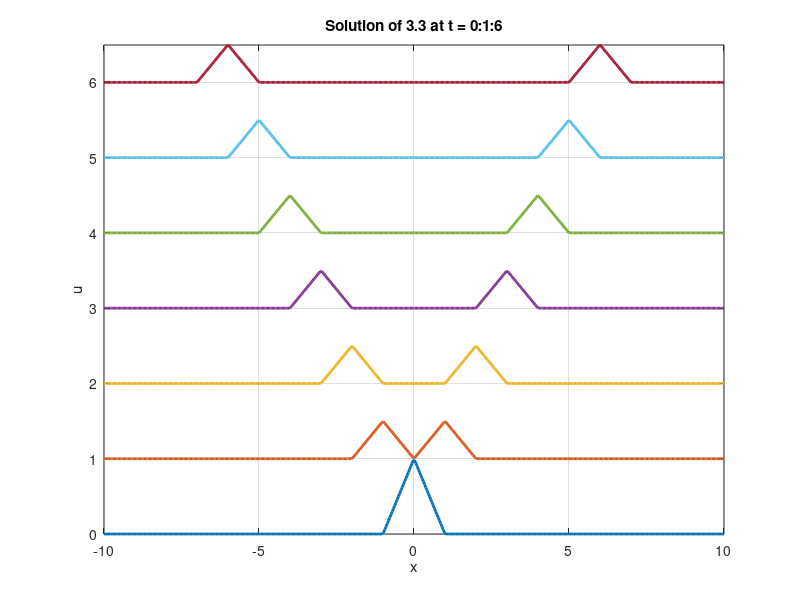

MATLAB code for this plot:
%% MIT 18.311, S 2009, Aslan Kasimov.
% Press Cmd (or Ctrl)-Enter to run a cell
%% Problem 3.1a. Solution of 1D heat equation for a rod
% u_t = u_xx on -pi<x<pi with u(x,0) = max(1-abs(x),0) and
% and u(+/-pi,t) = 0
clear all; clf
tend = 10;  %solution is found from t=0 to t=tend
nmax = 100; %number of terms in the Fourier sum
x = linspace(-pi,pi,200); t = linspace(0,tend,200);
[xx tt] = meshgrid(x,t);

un = @(n,x,t) exp(-(n-0.5)^2*t)*sin(n-0.5)/(n-0.5).*cos((n-0.5)*x);

u(1:length(x),1:length(t)) = 0;
for n=1:nmax, u = u + un(n,xx,tt); end

u = 2/pi*u;

surf(xx,tt,u,'LineStyle','none'); xlabel 'x', ylabel 't', zlabel 'u'
title(['Solution of 3.1a']);

%% 3.1b. Solution of the 1d wave equation for a plucked string: u_tt=u_xx,
% u(x,0) = u0(x), u_t(x,0)=0, u(-pi,t)=u(pi,t)=0.
clear all; clf

%Analytical solution of the wave equation
% 1D plots
un = @(n,x,t) (1-cos(n-0.5))/(n-0.5)^2.*cos((n-0.5)*t).*cos((n-0.5)*x);

nmax = 200; L = pi; N = 200;
tend = 20; dt = 0.1; trange = 0:dt:tend;
x = linspace(-L,L,N);

set(gca,'nextplot','replacechildren')
xlabel 'x', ylabel 'u'
axis([-L L -1.2 1.2]);
title(['Solution of 3.1b']);

for t=trange,
    u = zeros(size(x));
    for nn=1:nmax, u = u + 2/pi*un(nn,x,t); end
    plot(x,u,'-','LineWidth',2),  grid on;
    getframe;
end

% 3D plot of u=u(x,t)
t = linspace(0,tend,N);
[xx tt] = meshgrid(x,t);

u(1:length(x),1:length(t)) = 0;
for n=1:nmax, u = u + un(n,xx,tt); end

u = 2/pi*u;
surf(xx,tt,u,'LineStyle','none'); xlabel 'x', ylabel 't', zlabel 'u'
axis([-L L 0 tend]);
title(['Solution of 3.1b']);

%% 3.3: 
% To run the cell, press Cmd-Enter
clear all; clf

L = 10; x = linspace(-L,L,500);  %the x-axis data
set(gca,'nextplot','replacechildren')
xlabel 'x', ylabel 'u'

%the initial data
f = @(x) max(1-abs(x),0);

for t = 0:1:6
    u = 0.5*(f(x - t) + f(x + t));
    plot(x,t + u,'-','LineWidth',2),  grid on; hold on
    getframe;
end
axis([-L L -Inf Inf]);
title(['Solution of 3.3 at t = 0:1:6']);

